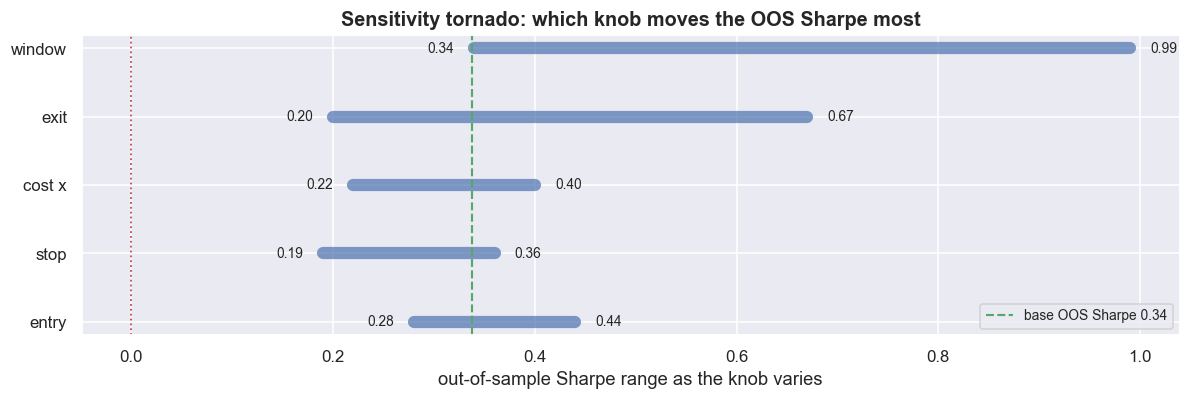

This figure's Python source:
def stat_row(label, entry=ENTRY, ex=EXIT, stop=STOP, w=W, cost=COST_TURN):
    c = components(beta0, entry=entry, ex=ex, stop=stop, w=w, cost=cost)
    pf, po = perf(c['net'].loc[TR0:TR1]), perf(c['net'].loc[OO0:OO1])
    trips = int(c['turn'].sum()/2)
    return dict(setting=label, IS_Sharpe=round(pf['sharpe'], 2), OOS_Sharpe=round(po['sharpe'], 2),
                full_total=f"{perf(c['net'])['total']*100:+.0f}%", OOS_maxDD=f"{po['maxdd']*100:.0f}%", trips=trips)

rows, groups = [], []
for e in [1.5, 2.0, 2.5, 3.0]:   rows.append(stat_row(f'entry={e}', entry=e));        groups.append(('entry', e, 'OOS_Sharpe'))
for x in [-0.5, 0.0, 0.5, 1.0]:  rows.append(stat_row(f'exit={x}', ex=x))
for st in [3.0, 4.0, 5.0]:       rows.append(stat_row(f'stop={st}', stop=st))
for w in [20, 40, 60, 90, 120]:  rows.append(stat_row(f'window={w}', w=w))
for cm in [0.5, 1.0, 1.5, 2.0]:  rows.append(stat_row(f'cost x{cm}', cost=COST_TURN*cm))
sens = pd.DataFrame(rows).set_index('setting')
print(sens.to_string())

# tornado: OOS Sharpe range per parameter family
fams = {'entry': [1.5,2.0,2.5,3.0], 'exit':[-0.5,0.0,0.5,1.0], 'stop':[3.0,4.0,5.0],
        'window':[20,40,60,90,120], 'cost x':[0.5,1.0,1.5,2.0]}
spans = {}
for fam in fams:
    sub = sens[[fam in i for i in sens.index]]['OOS_Sharpe']
    spans[fam] = (sub.min(), sub.max())
fig, ax = plt.subplots(figsize=(11, 3.8))
order = sorted(spans, key=lambda k: spans[k][1]-spans[k][0])
for i, fam in enumerate(order):
    lo, hi = spans[fam]
    ax.plot([lo, hi], [i, i], color=C['blue'], lw=8, solid_capstyle='round', alpha=0.7)
    ax.text(lo-0.02, i, f'{lo:.2f}', ha='right', va='center', fontsize=9)
    ax.text(hi+0.02, i, f'{hi:.2f}', ha='left', va='center', fontsize=9)
ax.axvline(sharpe(r_oos), color=C['green'], ls='--', lw=1.4, label=f'base OOS Sharpe {sharpe(r_oos):.2f}')
ax.axvline(0, color=C['red'], ls=':', lw=1.2)
ax.set_yticks(range(len(order))); ax.set_yticklabels(order)
ax.set_xlabel('out-of-sample Sharpe range as the knob varies'); ax.set_title('Sensitivity tornado: which knob moves the OOS Sharpe most')
ax.legend(fontsize=9, loc='lower right')
plt.tight_layout(); plt.show()
print('several knobs push the OOS Sharpe across zero -- the result is contingent on choices, not robust to them.')
